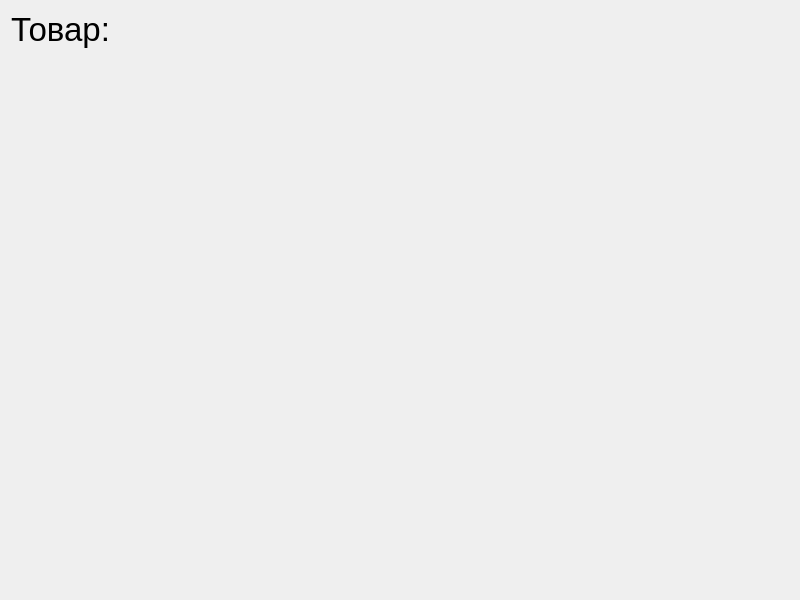
<?xml version="1.0" encoding="UTF-8"?>
<ui version="4.0">
 <class>MainForm</class>
 <widget class="QWidget" name="MainForm">
  <property name="geometry">
   <rect>
    <x>0</x>
    <y>0</y>
    <width>800</width>
    <height>600</height>
   </rect>
  </property>
  <property name="windowTitle">
   <string>MainForm</string>
  </property>
  <layout class="QVBoxLayout" name="verticalLayout">
   <item>
    <widget class="QLabel" name="l1">
     <property name="font">
      <font>
       <pointsize>25</pointsize>
      </font>
     </property>
     <property name="text">
      <string>Товар:</string>
     </property>
    </widget>
   </item>
   <item>
    <widget class="QLabel" name="lname">
     <property name="sizePolicy">
      <sizepolicy hsizetype="Preferred" vsizetype="Expanding">
       <horstretch>0</horstretch>
       <verstretch>0</verstretch>
      </sizepolicy>
     </property>
     <property name="font">
      <font>
       <pointsize>40</pointsize>
      </font>
     </property>
     <property name="text">
      <string/>
     </property>
     <property name="alignment">
      <set>Qt::AlignLeading|Qt::AlignLeft|Qt::AlignTop</set>
     </property>
     <property name="wordWrap">
      <bool>true</bool>
     </property>
    </widget>
   </item>
   <item>
    <widget class="QLabel" name="lprice">
     <property name="minimumSize">
      <size>
       <width>0</width>
       <height>150</height>
      </size>
     </property>
     <property name="font">
      <font>
       <pointsize>60</pointsize>
      </font>
     </property>
     <property name="text">
      <string/>
     </property>
    </widget>
   </item>
  </layout>
 </widget>
 <resources/>
 <connections/>
</ui>
